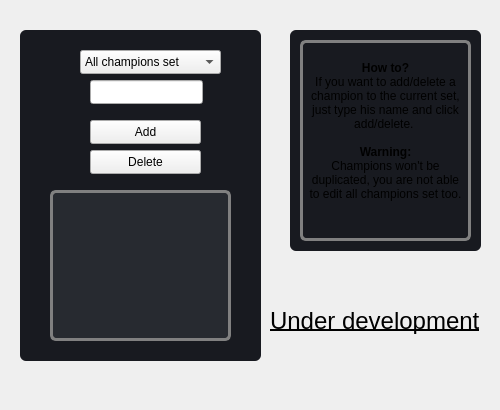
      <widget class="QWidget" name="page_3">
       <widget class="QFrame" name="frame_4">
        <property name="geometry">
         <rect>
          <x>20</x>
          <y>30</y>
          <width>241</width>
          <height>331</height>
         </rect>
        </property>
        <property name="styleSheet">
         <string notr="true">#frame_4{
border-radius:6px;
background-color: #181a20;
}</string>
        </property>
        <property name="frameShape">
         <enum>QFrame::StyledPanel</enum>
        </property>
        <property name="frameShadow">
         <enum>QFrame::Raised</enum>
        </property>
        <widget class="QPushButton" name="pushButton_2">
         <property name="geometry">
          <rect>
           <x>70</x>
           <y>90</y>
           <width>111</width>
           <height>24</height>
          </rect>
         </property>
         <property name="text">
          <string>Add</string>
         </property>
        </widget>
        <widget class="QLineEdit" name="lineEdit">
         <property name="geometry">
          <rect>
           <x>70</x>
           <y>50</y>
           <width>113</width>
           <height>24</height>
          </rect>
         </property>
         <property name="styleSheet">
          <string notr="true">color: white;
background-color:&quot;&quot;;</string>
         </property>
        </widget>
        <widget class="QComboBox" name="comboBox_2">
         <property name="geometry">
          <rect>
           <x>60</x>
           <y>20</y>
           <width>141</width>
           <height>24</height>
          </rect>
         </property>
         <property name="styleSheet">
          <string notr="true">border-radius:9px;
background-color: #272a30;
comboBox::down-arrow{
border-radius:9px;}
comboBox::drop-down{
border-radius:9px;}</string>
         </property>
         <item>
          <property name="text">
           <string>All champions set</string>
          </property>
         </item>
         <item>
          <property name="text">
           <string>Ranked champions set</string>
          </property>
         </item>
         <item>
          <property name="text">
           <string>Troll champions set</string>
          </property>
         </item>
         <item>
          <property name="text">
           <string>&lt;custom_set_1&gt;</string>
          </property>
         </item>
         <item>
          <property name="text">
           <string>&lt;custom_set_2&gt;</string>
          </property>
         </item>
        </widget>
        <widget class="QPushButton" name="pushButton_12">
         <property name="geometry">
          <rect>
           <x>70</x>
           <y>120</y>
           <width>111</width>
           <height>24</height>
          </rect>
         </property>
         <property name="maximumSize">
          <size>
           <width>16777215</width>
           <height>24</height>
          </size>
         </property>
         <property name="text">
          <string>Delete</string>
         </property>
        </widget>
        <widget class="QListWidget" name="listWidget">
         <property name="geometry">
          <rect>
           <x>30</x>
           <y>160</y>
           <width>181</width>
           <height>151</height>
          </rect>
         </property>
         <property name="styleSheet">
          <string notr="true">#listWidget{
color:white;
background-color: #272a30;
border: 3px solid gray;
border-radius: 6px;
}
#listWidget::QScrollBar
{
background-color: red
}</string>
         </property>
        </widget>
       </widget>
       <widget class="QFrame" name="frame_3">
        <property name="geometry">
         <rect>
          <x>290</x>
          <y>30</y>
          <width>191</width>
          <height>221</height>
         </rect>
        </property>
        <property name="styleSheet">
         <string notr="true">#frame_3{
border-radius:6px;
background-color: #181a20;
}</string>
        </property>
        <property name="frameShape">
         <enum>QFrame::StyledPanel</enum>
        </property>
        <property name="frameShadow">
         <enum>QFrame::Raised</enum>
        </property>
        <widget class="QTextBrowser" name="textBrowser_7">
         <property name="geometry">
          <rect>
           <x>10</x>
           <y>10</y>
           <width>171</width>
           <height>201</height>
          </rect>
         </property>
         <property name="styleSheet">
          <string notr="true">#textBrowser_7{
border: 3px solid gray;
border-radius: 6px;
background-color: #181a20;
}</string>
         </property>
         <property name="html">
          <string>&lt;!DOCTYPE HTML PUBLIC &quot;-//W3C//DTD HTML 4.0//EN&quot; &quot;http://www.w3.org/TR/REC-html40/strict.dtd&quot;&gt;
&lt;html&gt;&lt;head&gt;&lt;meta name=&quot;qrichtext&quot; content=&quot;1&quot; /&gt;&lt;meta charset=&quot;utf-8&quot; /&gt;&lt;style type=&quot;text/css&quot;&gt;
p, li { white-space: pre-wrap; }
hr { height: 1px; border-width: 0; }
&lt;/style&gt;&lt;/head&gt;&lt;body style=&quot; font-family:'Segoe UI'; font-size:9pt; font-weight:400; font-style:normal;&quot;&gt;
&lt;p align=&quot;center&quot; style=&quot;-qt-paragraph-type:empty; margin-top:0px; margin-bottom:0px; margin-left:0px; margin-right:0px; -qt-block-indent:0; text-indent:0px;&quot;&gt;&lt;br /&gt;&lt;/p&gt;
&lt;p align=&quot;center&quot; style=&quot; margin-top:0px; margin-bottom:0px; margin-left:0px; margin-right:0px; -qt-block-indent:0; text-indent:0px;&quot;&gt;&lt;span style=&quot; font-weight:700;&quot;&gt;How to?&lt;/span&gt;&lt;/p&gt;
&lt;p align=&quot;center&quot; style=&quot; margin-top:0px; margin-bottom:0px; margin-left:0px; margin-right:0px; -qt-block-indent:0; text-indent:0px;&quot;&gt;If you want to add/delete a champion to the current set, just type his name and click add/delete. &lt;/p&gt;
&lt;p align=&quot;center&quot; style=&quot;-qt-paragraph-type:empty; margin-top:0px; margin-bottom:0px; margin-left:0px; margin-right:0px; -qt-block-indent:0; text-indent:0px;&quot;&gt;&lt;br /&gt;&lt;/p&gt;
&lt;p align=&quot;center&quot; style=&quot; margin-top:0px; margin-bottom:0px; margin-left:0px; margin-right:0px; -qt-block-indent:0; text-indent:0px;&quot;&gt;&lt;span style=&quot; font-weight:700;&quot;&gt;Warning:&lt;/span&gt;&lt;/p&gt;
&lt;p align=&quot;center&quot; style=&quot; margin-top:0px; margin-bottom:0px; margin-left:0px; margin-right:0px; -qt-block-indent:0; text-indent:0px;&quot;&gt;Champions won't be duplicated, you are not able to edit all champions set too.&lt;/p&gt;&lt;/body&gt;&lt;/html&gt;</string>
         </property>
        </widget>
       </widget>
       <widget class="QLabel" name="label_41">
        <property name="geometry">
         <rect>
          <x>270</x>
          <y>240</y>
          <width>221</width>
          <height>161</height>
         </rect>
        </property>
        <property name="font">
         <font>
          <pointsize>18</pointsize>
          <italic>false</italic>
          <bold>false</bold>
          <underline>true</underline>
         </font>
        </property>
        <property name="text">
         <string>Under development</string>
        </property>
       </widget>
      </widget>
